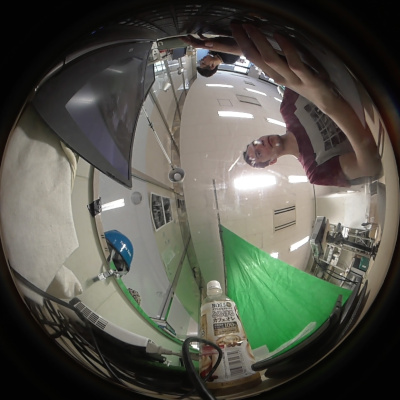
//> input picture 400x400.jpg, 400 x 400 px
$ ./equirectangularConversion ../400x400.jpg   (built with g++ and OpenCV 4)
//> lines starting //> are read from the running program, lines starting //| are printed output that depends on the picture; after the words box and inside, x2 and y2 are one past the last pixel; in counts of white or black regions, pixels touching at a corner belong together
### src/Equirectangular.h
#pragma once

#include "opencv2/opencv.hpp"

class Fisheye;
#include "Fisheye.h"

using namespace cv;
using namespace std;

class Equirectangular {
private:
	double rotationMatrixTransposedArray[3][3];
	double anchorRotationMatrixArray[3][3];

public:
	Mat frame;
	Mat rotationMatrix;

	Equirectangular();
	double radius();
	Fisheye toFisheye(double, double, double);
	Vec3b at(double, double, double);

};

### src/Fisheye.h
#pragma once

#include "opencv2/opencv.hpp"

class Equirectangular;
#include "Equirectangular.h"


//#define DEGREE_90


using namespace cv;
using namespace std;

class Fisheye {
public:
	Mat frame;
	double ha; // horizontal angle
	double va; // vertical angle
	double aperture;

	Fisheye();

//	void normalize(double&, double&);
	double radius() { return frame.cols/2; }
// [4 lines of commented-out code are left out]
	static Vec3d coordToVec(Point2d);
	static Point2d rotateCoordinateArray(Point2d coord, double[3][3]);
	Vec3b at(double, double);
	static Mat genRotMat(Vec3d);
	Equirectangular toEquirectangular(Mat);

};

### src/Equirectangular.cpp
#include "Equirectangular.h"

Equirectangular::Equirectangular() {

}

double Equirectangular::radius() {
	return frame.rows/2;
}
Vec3b Equirectangular::at(double aperture, double x, double y) {

//	if (x*x+y*y > 1)
//		return Vec3b(255, 0, 0);

	double r = sqrt(x*x + y*y) * aperture / 2;
	double theta = atan2(y, x) - CV_PI/2;


	#ifndef DEGREE_90
	double vec[] = {
		-sin(theta) * sin(r),
		cos(theta) * sin(r),
		cos(r)
	};
	//Mat target = anchorRotationMatrix * Mat(v);
	double px = anchorRotationMatrixArray[0][0] * vec[0] + anchorRotationMatrixArray[0][1] * vec[1] + anchorRotationMatrixArray[0][2] * vec[2];
	double py = anchorRotationMatrixArray[1][0] * vec[0] + anchorRotationMatrixArray[1][1] * vec[1] + anchorRotationMatrixArray[1][2] * vec[2];
	double pz = anchorRotationMatrixArray[2][0] * vec[0] + anchorRotationMatrixArray[2][1] * vec[1] + anchorRotationMatrixArray[2][2] * vec[2];


	double longitude = atan2(px, pz);
	double latitude = asin(py);

	#else
	double latitude = r - CV_PI/2;
	double longitude = theta;
	#endif

	Point2d origin = Fisheye::rotateCoordinateArray(Point2d(longitude, latitude), rotationMatrixTransposedArray);

	double ex = origin.x / CV_PI;
	double ey = origin.y / (CV_PI/2);
	//ex *= -1; // mirror
	double exr = ex * (frame.cols/2) + frame.cols/2;
	double eyr = ey * (frame.rows/2) + frame.rows/2;

	if (eyr == frame.rows)
		eyr -= 1.0;
	if (exr == frame.cols)
		exr -= 1.0;
	return frame.at<Vec3b>(eyr, exr);
}
Fisheye Equirectangular::toFisheye(double aperture, double ha, double va) {
	Fisheye fe;
	Mat oframe = Mat(frame.rows, frame.rows, frame.type());


	Mat rotationMatrixTransposed;
	transpose(rotationMatrix, rotationMatrixTransposed);
	for (int y = 0; y < 3; y++) {
		for (int x = 0; x < 3; x++) {
			rotationMatrixTransposedArray[y][x] = rotationMatrixTransposed.at<double>(y, x);
		}
	}
	Mat anchorRotationMatrix = Fisheye::genRotMat(Vec3d(-va, ha, 0));
	for (int y = 0; y < 3; y++) {
		for (int x = 0; x < 3; x++) {
			anchorRotationMatrixArray[y][x] = anchorRotationMatrix.at<double>(y, x);
		}
	}


	for (int eyr = 0; eyr < oframe.rows; eyr++) {
		for (int exr = 0; exr < oframe.cols; exr++) {
			double ex = (double)(exr - oframe.cols/2) / (oframe.cols/2);
			double ey = (double)(eyr - oframe.rows/2) / (oframe.rows/2);
			oframe.at<Vec3b>(eyr, exr) = at(aperture, ex, ey);
		}
	}
	circle(oframe, Point(oframe.cols/2, oframe.rows/2), oframe.cols/2, Scalar(255, 0, 0), 3);

	fe.frame = oframe;
	fe.ha = ha;
	fe.va = va;
	fe.aperture = aperture;
	return fe;
}

### src/Fisheye.cpp
#include "Fisheye.h"

Fisheye::Fisheye() {
	aperture = 235*2*CV_PI/360;
}
// [34 lines of commented-out code are left out]
// [7 lines left out: function coordToVec, not called in this run]
Point2d Fisheye::rotateCoordinateArray(Point2d coord, double rotation[3][3]) {

	double vec[] = {
		cos(coord.y) * sin(coord.x),
		sin(coord.y),
		cos(coord.y) * cos(coord.x)
	};
	//Mat mult = rotation * Mat(vec);
	double x = rotation[0][0] * vec[0] + rotation[0][1] * vec[1] + rotation[0][2] * vec[2];
	double y = rotation[1][0] * vec[0] + rotation[1][1] * vec[1] + rotation[1][2] * vec[2];
	double z = rotation[2][0] * vec[0] + rotation[2][1] * vec[1] + rotation[2][2] * vec[2];

	Point2d res;
	res.x = atan2(x, z);
	res.y = asin(y);
	return res;
}

Vec3b Fisheye::at(double longitude, double latitude) {
//	if (!isInFrame(h, v))
//		return Vec3b(0, 0, 0);
//	return Vec3b(255, 0, 0);

	#ifndef DEGREE_90
	double refx = ha, refy = va;
	//cout << endl << "1. " << exr << " / " << out.cols << ", " << eyr << " / " << out.rows << " --> " << ex << ", " << ey << endl;
	double r = 2* acos(sin(refy) * sin(latitude) + cos(refy)*cos(latitude)*cos(longitude-refx)) / aperture;
	double theta = atan2(cos(latitude)*sin(longitude-refx), cos(refy)*sin(latitude) - sin(refy)*cos(latitude)*cos(longitude-refx));
	#else
	// case: 90°
	double r = 2*(CV_PI/2 + latitude) / aperture;
	double theta = longitude;
	#endif

	//double r = 2*atan2(sqrt(px*px + pz*pz), py) / aperture;
	//double theta = atan2(pz, px);
	if (r > 1.0) {
		return Vec3b(0, 255, 0);
	}
	double x = r * cos(theta);
	double y = r * sin(theta);
	//cout << "4. " << x << ", " << y << endl;

	double fx = x*radius()+radius();
	double fy = y*radius()+radius();

	//cout << "5. " << fx << ", " << fy << endl;
	return frame.at<Vec3b>(fy, fx);
}
Mat Fisheye::genRotMat(Vec3d theta) {
	// x - default axis; y - vertical axis; z - depth axis

	// Calculate rotation about x axis
	Mat R_x = (Mat_<double>(3,3) <<
			   1,		0,			  0,
			   0,		cos(theta[0]), -sin(theta[0]),
			   0,		sin(theta[0]), cos(theta[0])
			   );
	// Calculate rotation about y axis
	Mat R_y = (Mat_<double>(3,3) <<
			   cos(theta[1]),	0,	sin(theta[1]),
			   0,				1,	0,
			   -sin(theta[1]),	0,	cos(theta[1])
			   );

	// Calculate rotation about z axis
	Mat R_z = (Mat_<double>(3,3) <<
			   cos(theta[2]),	-sin(theta[2]),	0,
			   sin(theta[2]),	cos(theta[2]),	0,
			   0,				0,				1);
	// Combined rotation matrix
	Mat R = R_z * R_y * R_x;
	return R;
}
Equirectangular Fisheye::toEquirectangular(Mat rotation) {
	// http://paulbourke.net/dome/dualfish2sphere/
	Equirectangular out;
	Mat oframe = Mat(CV_PI*radius(), 2*CV_PI*radius(), frame.type());
	double rotationArray[3][3] = {
		{rotation.at<double>(0, 0), rotation.at<double>(0, 1), rotation.at<double>(0, 2)},
		{rotation.at<double>(1, 0), rotation.at<double>(1, 1), rotation.at<double>(1, 2)},
		{rotation.at<double>(2, 0), rotation.at<double>(2, 1), rotation.at<double>(2, 2)}
	};

	for (int eyr = 0; eyr < oframe.rows; eyr++) {
		double ey = (double)(eyr - oframe.rows/2) / (oframe.rows/2);
		double latitude = ey * CV_PI/2;
		for (int exr = 0; exr < oframe.cols; exr++) {
			double ex = (double)(exr - oframe.cols/2) / (oframe.cols/2);
			double longitude = ex * CV_PI;
			Point2d viewpoint = rotateCoordinateArray(Point2d(longitude, latitude), rotationArray);
			oframe.at<Vec3b>(eyr, exr) = at(viewpoint.x, viewpoint.y);
		}
	}
	rectangle(oframe, Point(oframe.cols/2-1, oframe.rows/2-1), Point(oframe.cols/2+1, oframe.rows/2+1), Scalar(0, 0, 255), -1);
	out.frame = oframe;
	out.rotationMatrix = rotation;
	return out;
}

### src/equirectangularConversion.cpp
#include "opencv2/opencv.hpp"
#include "opencv2/highgui/highgui.hpp"
#include <chrono>
#include "Fisheye.h"
#include "Equirectangular.h"

using namespace cv;
using namespace std;

using namespace std::chrono;


Mat origFile;
Fisheye fe;
Equirectangular er;
Fisheye rev;

Point2d PXtoLatLong(Point pos) {

	double ex = (double)(pos.x - er.frame.cols/2) / (er.frame.cols/2);
	double ey = (double)(pos.y - er.frame.rows/2) / (er.frame.rows/2);
	double longitude = ex * CV_PI;
	double latitude = ey * CV_PI/2;
	return Point2d(longitude, latitude);
}
void outCallBack(int event, int x, int y, int flags, void* userdata) {
	if ( event == EVENT_LBUTTONDOWN ) {
		// [9 lines of commented-out code are left out]

		Point2d r = PXtoLatLong(Point2d(x, y));
		Mat rot = fe.genRotMat(Vec3d(-r.y, r.x, 0));
		//rot = rot * er.rotationMatrix;
		rot = er.rotationMatrix * rot;

		er = fe.toEquirectangular(rot);
		imshow("out", er.frame);
	} else if ( event == EVENT_MOUSEWHEEL ) {
		double r = getMouseWheelDelta(flags) > 0 ? 10*CV_PI/180 : -10*CV_PI/180;
		Mat rot = fe.genRotMat(Vec3d(0, 0, r));
		//rot = rot * er.rotationMatrix;
		rot = er.rotationMatrix * rot;

		er = fe.toEquirectangular(rot);
		imshow("out", er.frame);
	} else if ( event == EVENT_LBUTTONUP ) {
	} else if ( event == EVENT_MOUSEMOVE ) {
	}
}

int main(int argc, char** argv) {

	if (argc != 2) {
		cerr << "missing file" << endl;
		return -1;
	}

	origFile = imread(argv[1]);
//> origFile is the input picture: 400 rows x 400 cols, CV_8UC3; mean B, G, R 75.5, 85.1, 84.2
	//cout << "orig channels: " << origFile.channels() << endl;
	//circle(origFile, Point(origFile.cols/2, origFile.rows*0/4), origFile.cols/2, Scalar(0, 255, 0), 1);

	fe.frame = origFile.clone();
	fe.ha = 0;
	fe.va = -CV_PI/2;
	//fe.aperture = CV_PI;
	//fe.va = -CV_PI/4;
	//fe.va = 0;
	Mat rot = fe.genRotMat(Vec3d(0, 0, 0));
high_resolution_clock::time_point start_time = high_resolution_clock::now();
	er = fe.toEquirectangular(rot);
//> after the loop in toEquirectangular, `for (int eyr = 0; eyr < oframe.rows; eyr++)`:
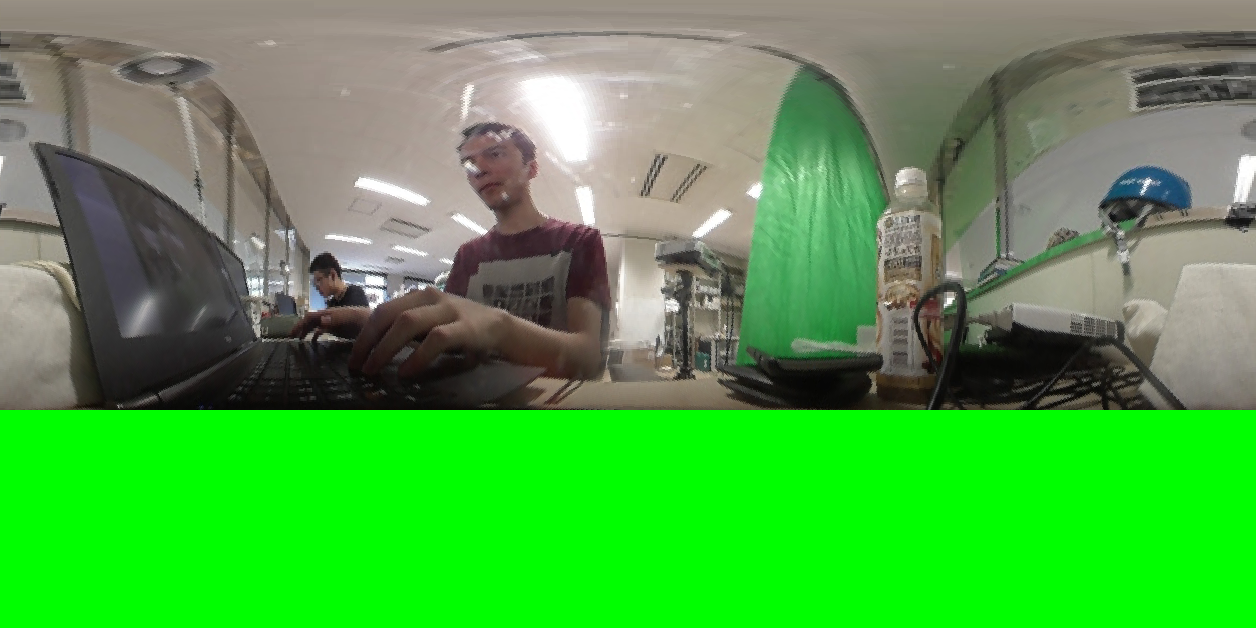
//> oframe: 628 rows x 1256 cols, CV_8UC3; mean B, G, R 70.4, 166.8, 78.1
//> in toEquirectangular, `rectangle(oframe, Point(oframe.cols/2-1, oframe.rows/2-1), Point(ofram..`: oframe: 628 rows x 1256 cols, CV_8UC3; 9 pixels changed, all inside (x1, y1, x2, y2) = (627, 313, 630, 316)
high_resolution_clock::time_point end_time = high_resolution_clock::now();
duration<double, std::milli> time_span = end_time - start_time;
	cout << "elapsed: " << time_span.count() << endl;

	namedWindow("out", 1);
	setMouseCallback("out", outCallBack, NULL);

	Mat tmp;
	//resize(er.frame, tmp, Size(), 0.25, 0.25);
	resize(er.frame, tmp, Size(), 1.0, 1.0);

	imshow("orig", fe.frame);
	imshow("out", tmp);

	//rev = er.toFisheye(fe.aperture, 0, -CV_PI/2);
	//rev = er.toFisheye(fe.aperture, 0, 0);
	rev = er.toFisheye(90*CV_PI/180, 0, -20*CV_PI/180);
//> after the loop in toFisheye, `for (int eyr = 0; eyr < oframe.rows; eyr++)`:
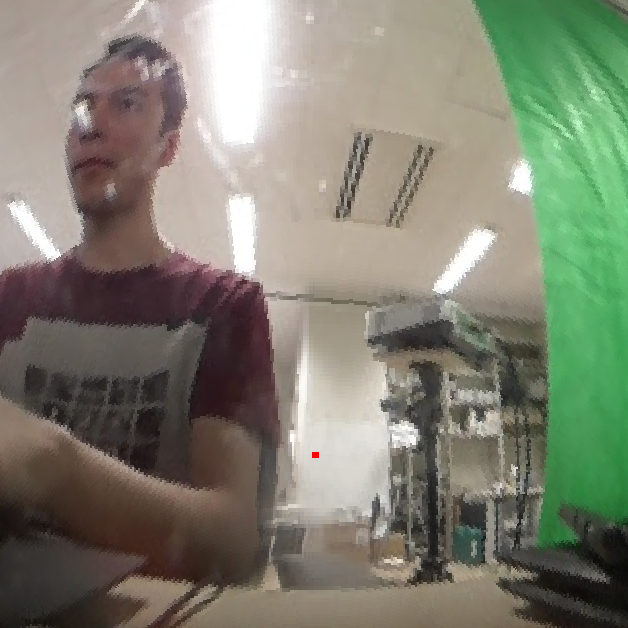
//> oframe: 628 rows x 628 cols, CV_8UC3; mean B, G, R 113.2, 129.2, 128
//> in toFisheye, `circle(oframe, Point(oframe.cols/2, oframe.rows/2), oframe.cols/2, Sca..`:
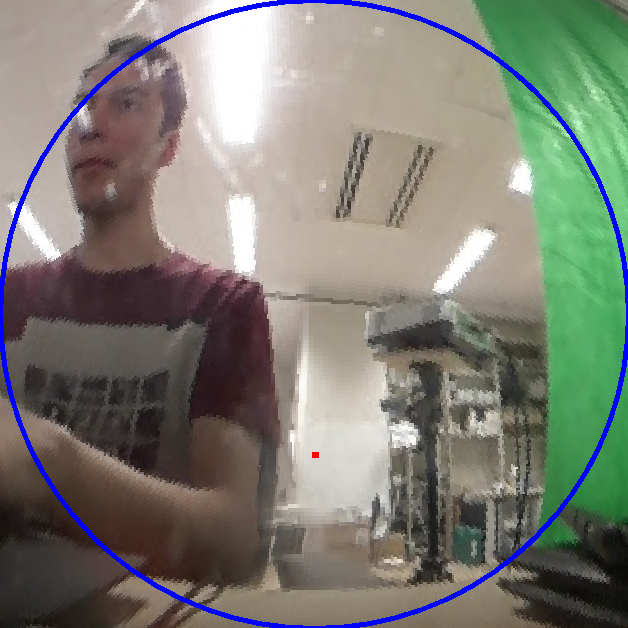
//> oframe: 628 rows x 628 cols, CV_8UC3; 2.33% of pixels changed, all inside (x1, y1, x2, y2) = (0, 0, 628, 628)
	imshow("reverse", rev.frame);

waitKey(1);
	while (waitKey(0) != 27) {
//> the Esc key is pressed
	}
	destroyAllWindows();

	return 0;
}
